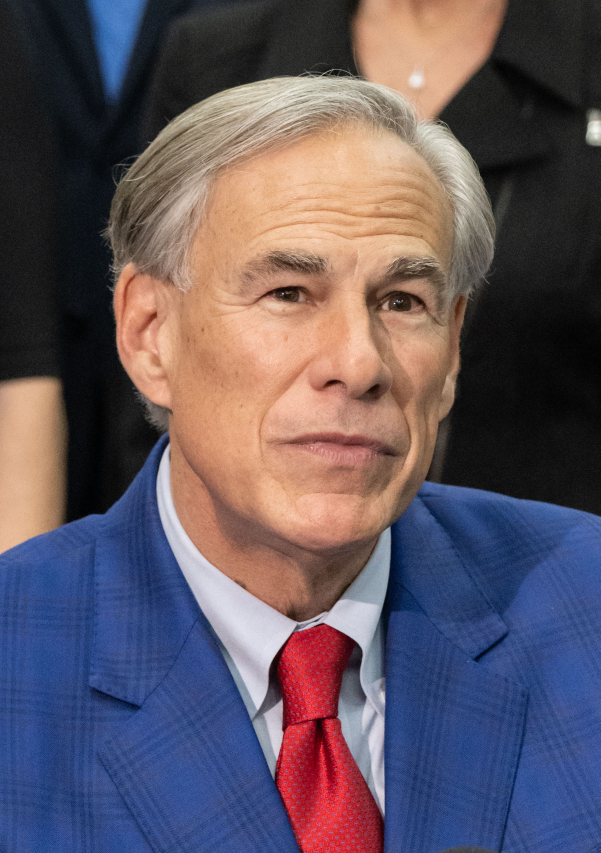
#> input picture drafts/halloween-arch/ref-abbott.jpg, 1801 x 2559 px (shown at 1/3 size)
$ python darkest.py ../halloween-arch/ref-abbott.jpg
#> lines starting #> are read from the running program, lines starting #| are printed output that depends on the picture
#!/usr/bin/env python3
"""Find the darkest text-sized region of an image AS DISPLAYED in a CSS panel,
so light verse can be centered there for maximum contrast.

It reproduces `background-size: cover` + `background-position` cropping into a
panel of a given aspect ratio, then slides a text-sized window (an integral
image makes this exact + fast) to find the lowest-mean-luminance placement.

Usage:
    python3 darkest.py <image> --aspect W/H --posy 0..1 [--posx 0..1] \
                        --win-w 0.72 --win-h 0.40
Prints the window-center as panel-relative left%/top% (drop straight into CSS:
  left:<L>%; top:<T>%; transform:translate(-50%,-50%)) plus the mean luminance.
"""
import argparse, numpy as np
from PIL import Image

ap = argparse.ArgumentParser()
ap.add_argument("image")
ap.add_argument("--aspect", default="0.871", help="panel W/H, e.g. 749/860 or 0.871")
ap.add_argument("--posx", type=float, default=0.5)
ap.add_argument("--posy", type=float, default=0.5)
ap.add_argument("--win-w", type=float, default=0.72)
ap.add_argument("--win-h", type=float, default=0.40)
ap.add_argument("--grid", type=int, default=260, help="panel sampling height in px")
a = ap.parse_args()

aspect = eval(a.aspect) if "/" in a.aspect else float(a.aspect)  # W/H

L = np.asarray(Image.open(a.image).convert("L"), dtype=np.float64)
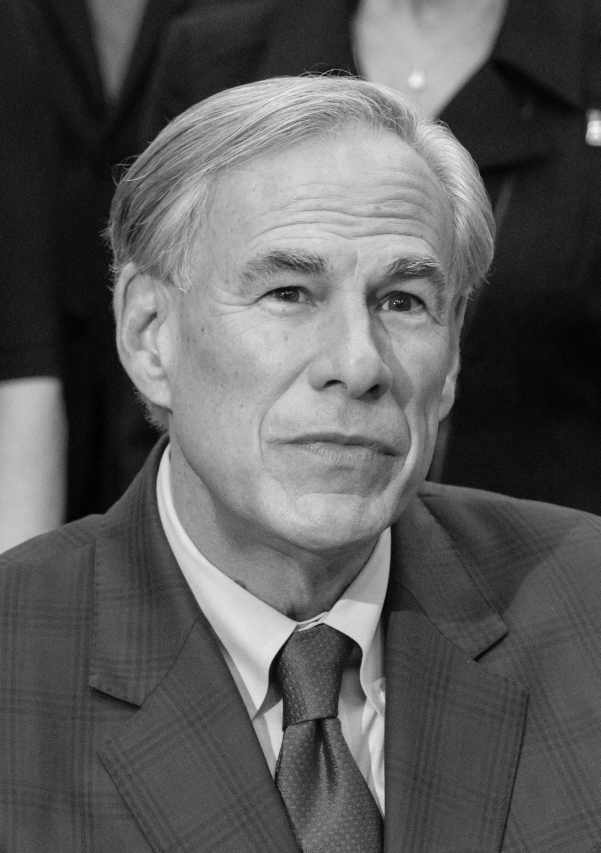
#> L: shape (2559, 1801) float64 (shown at 1/3 size); min 0, max 254, mean 91.2
H, W = L.shape
#> H = 2559; W = 1801

# panel sampling grid
PH = a.grid
PW = max(1, int(round(PH * aspect)))

# cover transform: scale so the image covers the panel, then offset by position
s = max(PW / W, PH / H)
#> s = 0.125
dispW, dispH = W * s, H * s
#> dispW = 226; dispH = 321.1
offx = a.posx * (dispW - PW)
#> offx = 0
offy = a.posy * (dispH - PH)
#> offy = 30.56

# map every panel pixel back to an image pixel
xs = (np.arange(PW) + offx) / s
#> xs = 226 values from 0 to 1793
ys = (np.arange(PH) + offy) / s
#> ys = 260 values from 243.5 to 2307.5
xs = np.clip(xs, 0, W - 1).astype(int)
ys = np.clip(ys, 0, H - 1).astype(int)
#> ys = 260 values from 243 to 2307
panel = L[np.ix_(ys, xs)]  # PH x PW luminance as displayed
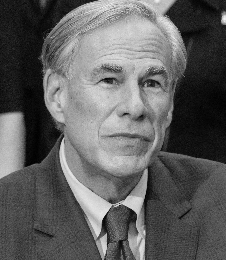
#> panel: shape (260, 226) float64; min 0, max 246, mean 95.6

# integral image -> exact mean luminance over every window position
I = np.zeros((PH + 1, PW + 1))
I[1:, 1:] = panel.cumsum(0).cumsum(1)
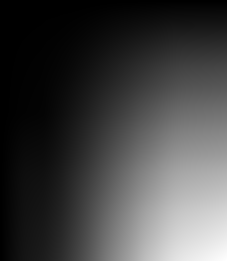
#> I: shape (261, 227) float64; min 0, max 5614857, mean 1473839.4; drawn with min black and max white
ww = max(1, int(round(PW * a.win_w)))
hh = max(1, int(round(PH * a.win_h)))
# window sums for all top-left positions, vectorized
sums = (I[hh:, ww:] - I[:-hh, ww:] - I[hh:, :-ww] + I[:-hh, :-ww])
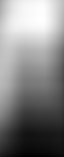
#> sums: shape (157, 64) float64; min 1598884, max 2225760, mean 1922913; drawn with min black and max white
means = sums / (ww * hh)
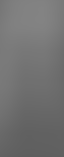
#> means: shape (157, 64) float64; min 94.32, max 131.3, mean 113.4
y0, x0 = np.unravel_index(np.argmin(means), means.shape)
#> y0 = 156; x0 = 31
cx = (x0 + ww / 2) / PW
#> cx = 0.498
cy = (y0 + hh / 2) / PH
#> cy = 0.8
print(f"{a.image}")
print(f"  darkest {a.win_w:.2f}x{a.win_h:.2f} window center -> left {cx*100:.1f}%  top {cy*100:.1f}%"
      f"   (mean L {means.min():.0f}/255, brightest window {means.max():.0f})")
#|   darkest 0.72x0.40 window center -> left 49.8%  top 80.0%   (mean L 94/255, brightest window 131)

$ run again, on drafts/halloween-arch/ref-thiel.jpg
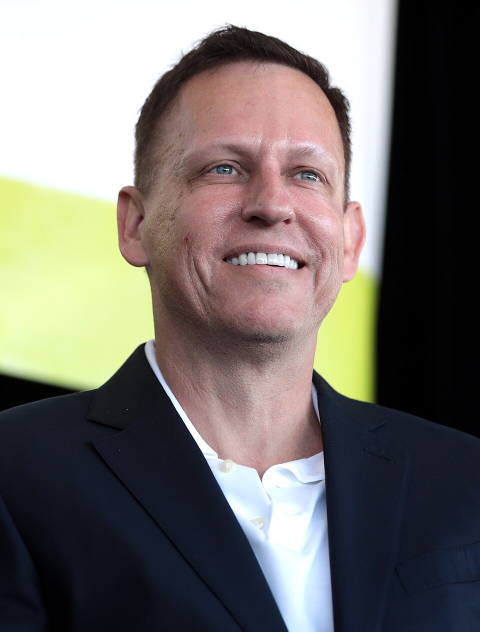
#> input picture drafts/halloween-arch/ref-thiel.jpg, 960 x 1263 px (shown at 1/2 size)
#> `sums = (I[hh:, ww:] - I[:-hh, ww:] - I[hh:, :-ww] + I[:-hh, :-ww])`:
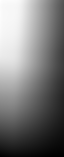
#> sums: shape (157, 64) float64; min 1329305, max 3018082, mean 2136360.7; drawn with min black and max white
#> `means = sums / (ww * hh)`:
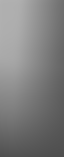
#> means: shape (157, 64) float64; min 78.42, max 178, mean 126
#> y0 = 156; x0 = 63
#> cx = 0.639
#> cy = 0.8
#|   darkest 0.72x0.40 window center -> left 63.9%  top 80.0%   (mean L 78/255, brightest window 178)
